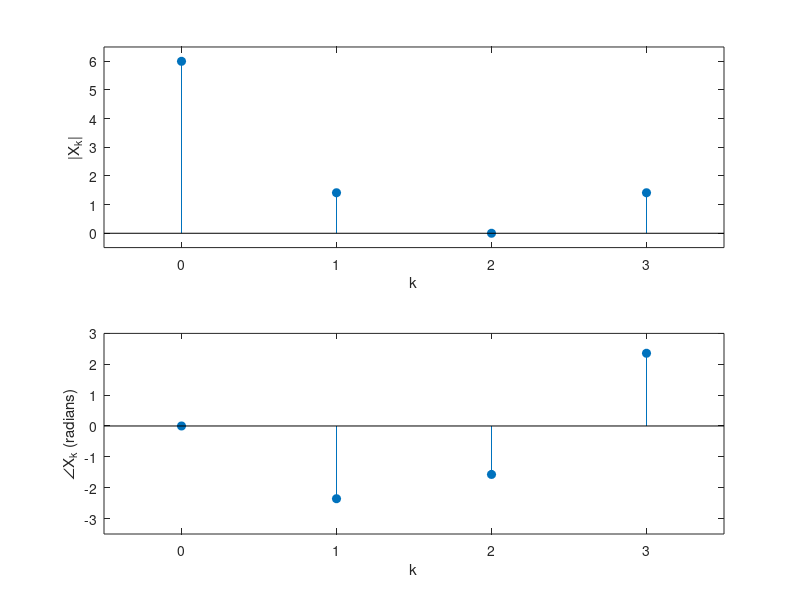

Recreate this plot in MATLAB.
close all;clear all;clc
x=[1 2 2 1];
N=length(x);
X=zeros(1,length(x));
Xk=zeros(1,length(x));
for k=0:N-1
    for n=0:N-1
        X(n+1)=x(n+1)*exp(-j*2*pi*k*n/N);
    end
    Xk(k+1)=sum(X);
end
figure
subplot(2,1,1)
stem(0:N-1,abs(Xk),'filled')
xlim([-.5 3.5])
ylim([-0.5 6.5])
xlabel('k')
ylabel('|X_k|')
subplot(2,1,2)
stem(0:N-1,angle(Xk),'filled')
xlim([-.5 3.5])
ylim([-3.5 3])
xlabel('k')
ylabel('\angleX_k (radians)')
